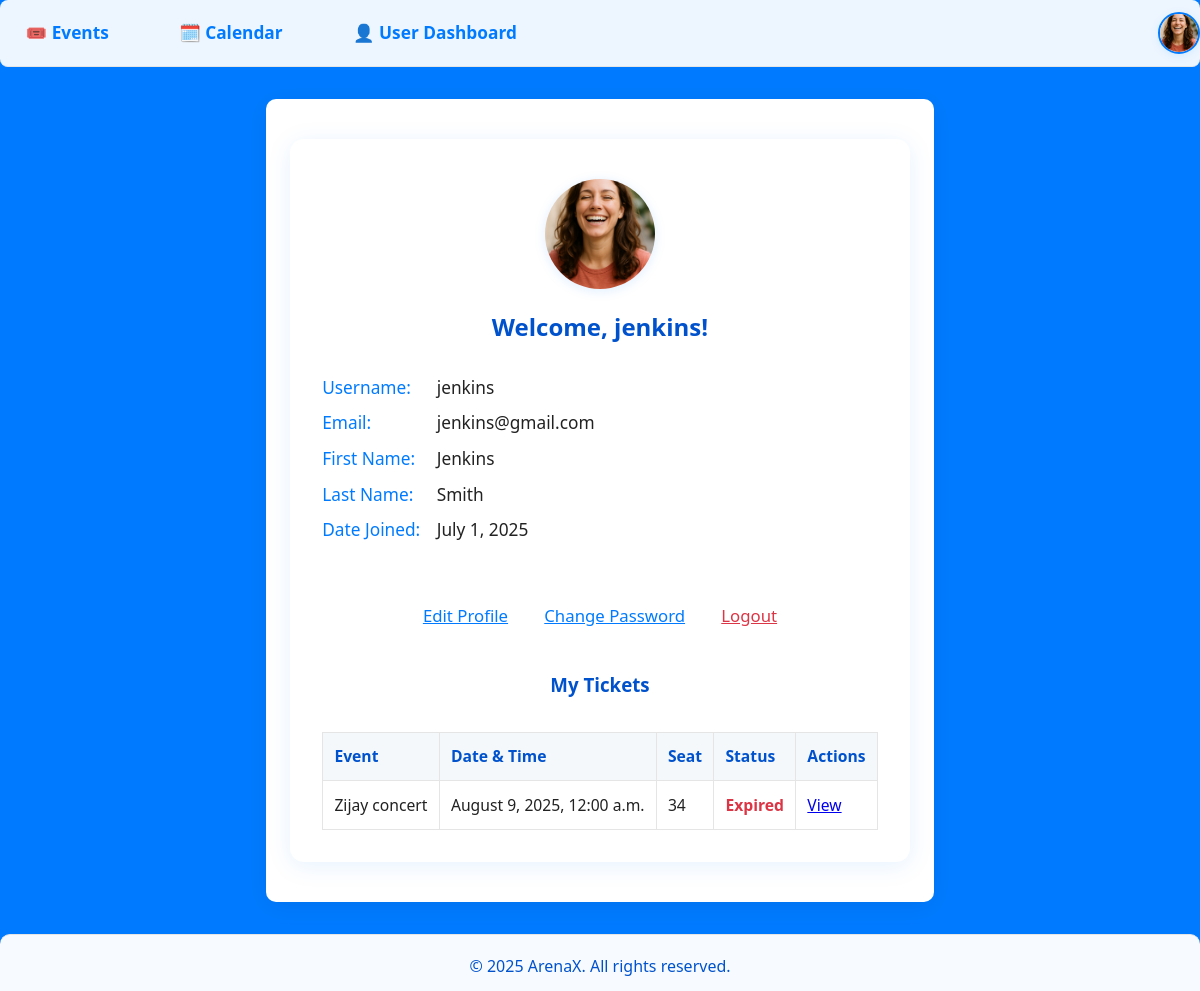
The app's page /users/profile/ (signed in), older data.
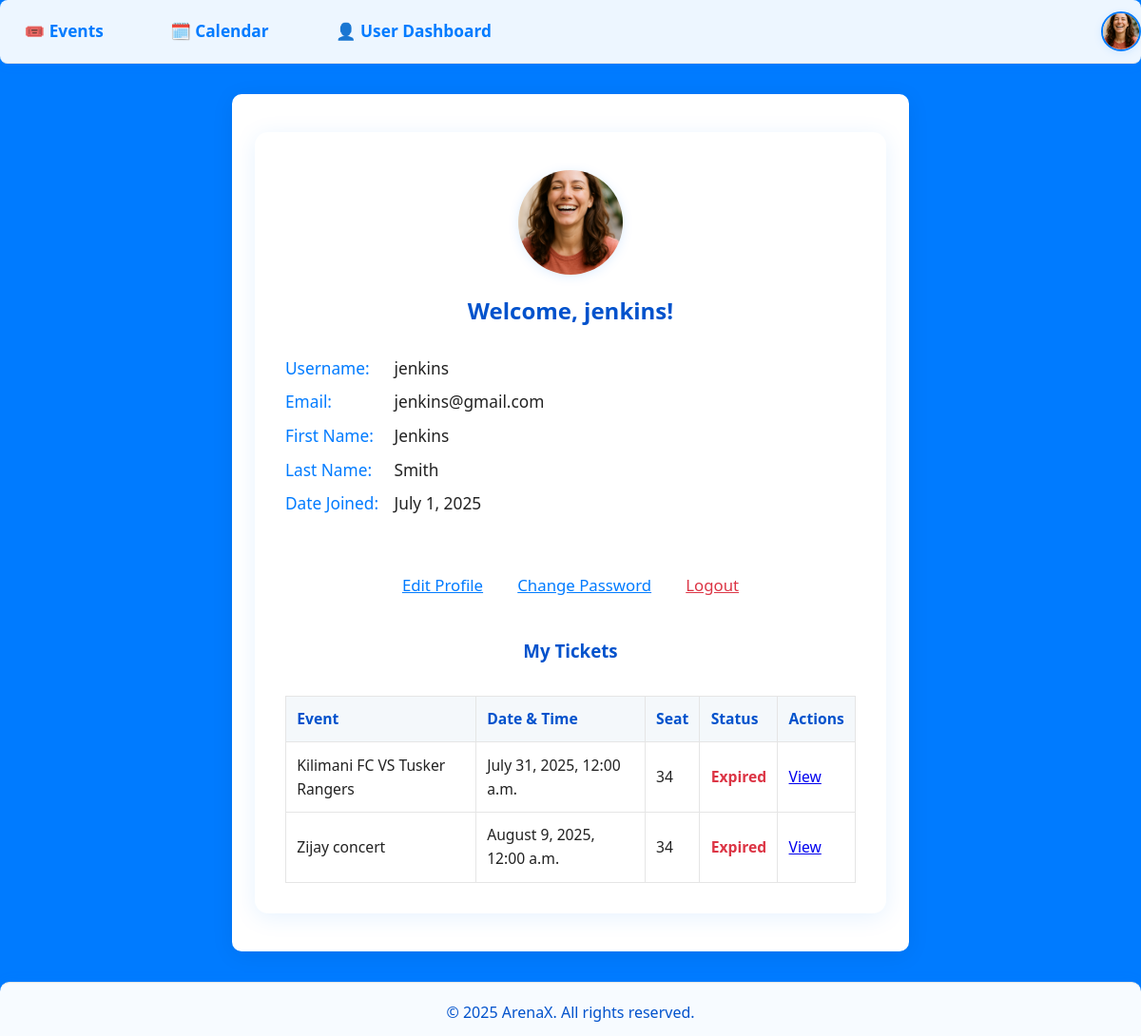
The same page, newer data.
### tickets/models.py (models this page shows, shortened)
class Ticket(models.Model):
    STATUS_CHOICES = [
        ('Active', 'Active'),
        ('Cancelled', 'Cancelled'),
        ('Used', 'Used'),
    ]
    user = models.ForeignKey(User, on_delete=models.CASCADE, related_name='tickets')
    event = models.ForeignKey(Event, on_delete=models.CASCADE, related_name='tickets')
    tickettype = models.ForeignKey('TicketType', on_delete=models.CASCADE, related_name='tickets', null=True, blank=True)
    seat = models.CharField(max_length=50)
    purchase_date = models.DateTimeField(auto_now_add=True)
    status = models.CharField(max_length=10, choices=STATUS_CHOICES, default='Active')
    qr_code_url = models.URLField(blank=True, null=True)  # Optional: for QR code image
    qr_code_image = models.ImageField(upload_to='ticket_qrcodes/', blank=True, null=True)

### events/models.py (models this page shows, shortened)
class Event(models.Model):
    EVENT_TYPE_CHOICES = [
        ('sports', 'Sports Events'),
        ('entertainment', 'Entertainment Events'),
        ('civic', 'Civic and Political Events'),
        ('educational', 'Educational and Institutional Events'),
        ('corporate', 'Corporate and Business Events'),
        ('religious', 'Religious and Spiritual Events'),
        ('recreational', 'Recreational and Community Events'),
        ('esports', 'E-sports and Virtual Events'),
    ]
    name = models.CharField(max_length=200)
    date = models.DateTimeField()
    location = models.CharField(max_length=200)
    description = models.TextField(blank=True)
    thumbnail = models.ImageField(upload_to='event_thumbnails/', blank=True, null=True)  # <-- Added field
    event_type = models.CharField(max_length=32, choices=EVENT_TYPE_CHOICES, default='sports')

### users/views.py (the view)
# urls.py: path('profile/', views.profile, name='profile'),
@login_required
def profile(request):
    tickets = Ticket.objects.filter(user=request.user).select_related('event').order_by('-purchase_date')
    return render(request, 'users/profile.html', {
        'tickets': tickets,
        'now': timezone.now(),
    })

### users/templates/users/profile.html (shortened to what this page needs)
{% extends "base.html" %}
{% load static %}
{% block content %}
<div class="profile-section">
    {% if user.profile.photo %}
        <img src="{{ user.profile.photo.url }}" alt="Profile Photo" class="profile-photo">
    {% else %}
        <img src="{% static 'images/default_profile.png' %}" alt="Default Profile Photo" class="profile-photo">
    {% endif %}
    <h2>Welcome, {{ user.username }}!</h2>
    <div class="profile-info">
        <p><label>Username:</label> {{ user.username }}</p>
        <p><label>Email:</label> {{ user.email }}</p>
        <p><label>First Name:</label> {{ user.first_name }}</p>
        <p><label>Last Name:</label> {{ user.last_name }}</p>
        <p><label>Date Joined:</label> {{ user.date_joined|date:"F j, Y" }}</p>
    </div>
    <div class="profile-actions">
        <a href="{% url 'profile_edit' %}">Edit Profile</a>
        <a href="{% url 'password_change' %}">Change Password</a>
        <a href="{% url 'logout' %}" class="logout">Logout</a>
    </div>
    <h3 style="margin-top:2.5rem; color:#0052cc;">My Tickets</h3>
    {% if tickets %}
    <table class="tickets-table">
        <thead>
            <tr>
                <th>Event</th>
                <th>Date & Time</th>
                <th>Seat</th>
                <th>Status</th>
                <th>Actions</th>
            </tr>
        </thead>
        <tbody>
            {% for ticket in tickets %}
            <tr>
                <td>{{ ticket.event.name }}</td>
                <td>{{ ticket.event.date|date:"F j, Y, g:i a" }}</td>
                <td>{{ ticket.seat }}</td>
                <td>
                    {% if ticket.event.date < now %}
                        <span class="ticket-status-expired">Expired</span>
                    {% else %}
                        <span class="ticket-status-valid">Valid</span>
                    {% endif %}
                </td>
                <td>
                    <a href="{% url 'ticket_detail' ticket.pk %}">View</a>
                </td>
            </tr>
            {% endfor %}
        </tbody>
    </table>
    {% else %}
        <p style="margin-top:1.5rem;">You have not purchased any tickets yet.</p>
    {% endif %}
</div>
{% endblock %}

Row changes from the older to the newer data that the page shows:
added Ticket: event.name "Kilimani FC VS Tusker Rangers", event "July 31, 2025, 12:00 a.m.", seat "34", shows "Expired"
